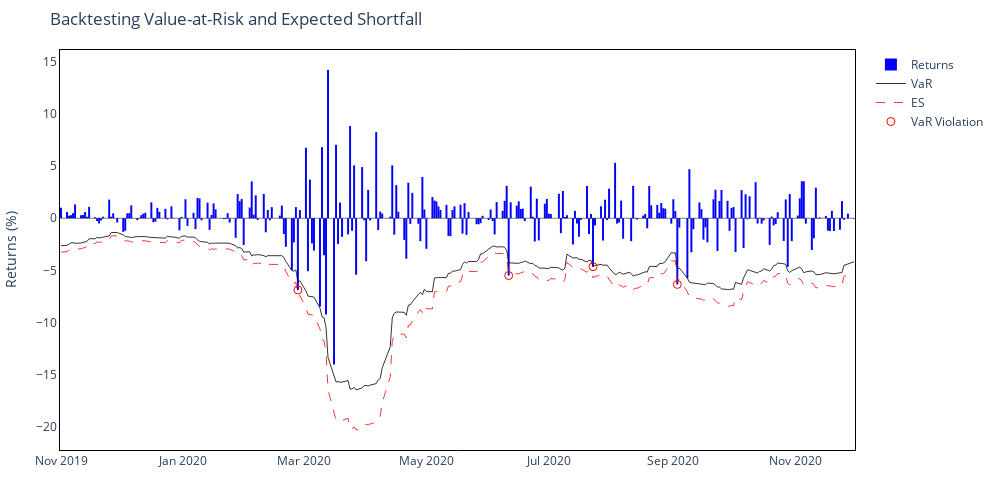

Notebook source saved alongside this figure:
### Code cell
# Plot interactive VaR
fig_var = plots.plot_backtest(ma_output, subset = ("2019-11-01", "2020-11-30"), interactive = True, )

### Figure 1 — Plotly figure (JSON) as saved in the notebook; plotly's stock layout.template omitted (floating-point values rounded to 4 significant figures; data arrays with more than 128 entries replaced by an {"elided": "..."} marker saying what was removed)
{"data": [{"hovertemplate": "Date: %{x}<br>Return: %{y:.2f}%", "marker": {"color": "blue", "line": {"color": "black", "width": 0}}, "name": "Returns", "opacity": 1, "type": "bar", "x": {"elided": "272 str values"}, "y": {"elided": "272 float values"}}, {"customdata": {"elided": "272 float values"}, "hovertemplate": "Date: %{x}<br>VaR: %{customdata:.2f}%", "line": {"color": "black", "width": 0.8}, "mode": "lines", "name": "VaR", "type": "scatter", "x": {"elided": "272 str values"}, "y": {"elided": "272 float values"}}, {"customdata": {"elided": "272 float values"}, "hovertemplate": "Date: %{x}<br>ES: %{customdata:.2f}%", "line": {"color": "red", "dash": "dash", "width": 0.8}, "mode": "lines", "name": "ES", "type": "scatter", "x": {"elided": "272 str values"}, "y": {"elided": "272 float values"}}, {"hovertemplate": "Date: %{x}<br>Return: %{y:.2f}%", "marker": {"color": "red", "size": 8, "symbol": "circle-open"}, "mode": "markers", "name": "VaR Violation", "type": "scatter", "x": ["2020-02-27T00:00:00", "2020-06-11T00:00:00", "2020-07-23T00:00:00", "2020-09-03T00:00:00"], "y": [-6.888, -5.499, -4.651, -6.355]}], "layout": {"bargap": 0.025, "barmode": "overlay", "height": 500, "hovermode": "x unified", "margin": {"b": 50, "l": 60, "r": 60, "t": 50}, "paper_bgcolor": "white", "plot_bgcolor": "white", "shapes": [{"line": {"color": "black", "width": 0.5}, "type": "line", "x0": "2019-11-01T00:00:00", "x1": "2020-11-30T00:00:00", "xref": "x", "y0": 0, "y1": 0, "yref": "y"}], "title": {"text": "Backtesting Value-at-Risk and Expected Shortfall"}, "width": 1000, "xaxis": {"linecolor": "black", "linewidth": 1, "mirror": true, "showline": true}, "yaxis": {"linecolor": "black", "linewidth": 1, "mirror": true, "showline": true, "title": {"text": "Returns (%)"}}}}
